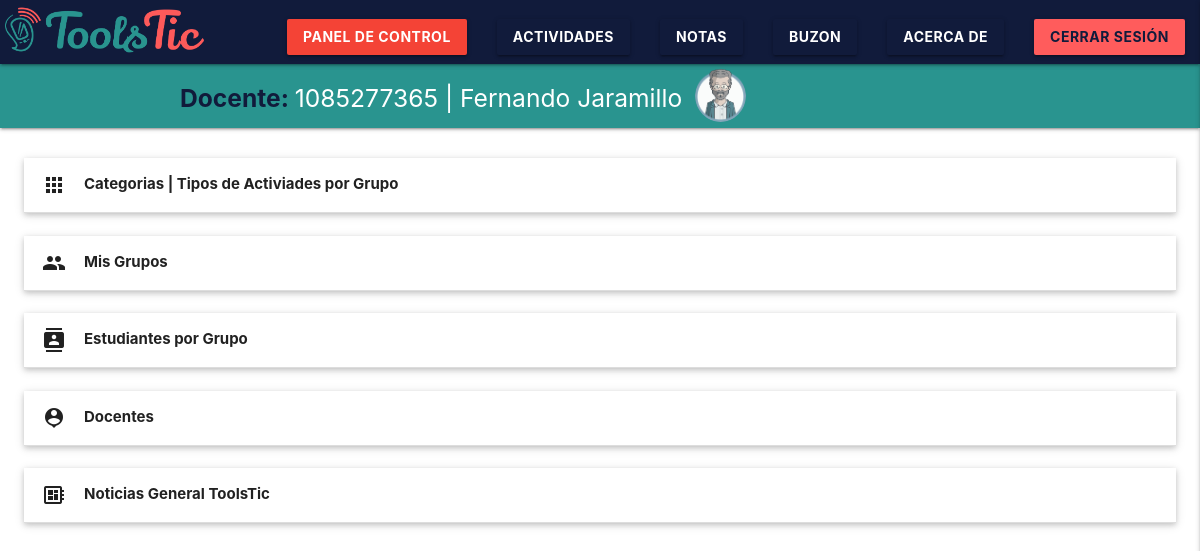
The page /doic/paneldoc.php (signed in) on the database its author committed.
### tables this page shows
CREATE TABLE `docente` (
  `id_docente` int(10) NOT NULL,
  `nombre` varchar(100) NOT NULL,
  `apellido` varchar(100) NOT NULL,
  `correo` varchar(200) NOT NULL,
  `telefono` varchar(10) NOT NULL,
  `foto` varchar(30) NOT NULL,
  `clave` varchar(32) NOT NULL
);

### doic/paneldoc.php (the view, shortened to what this page needs)
<?PHP
$EsAdmin = $_SESSION['admin'];
?>
<!DOCTYPE HTML>
<html lang="en">
<head>
<link rel="stylesheet" type="text/css" href="../css/materialize.css">
<link rel="stylesheet" type="text/css" href="../css/sweetalert.css">
<link rel="stylesheet" type="text/css" href="../css/style.css">
</head>
<body>
<?php include('../php/navdoce.php');?>
<?php
$DatosDocente = mysqli_query($conex,"SELECT * FROM docente WHERE id_docente = '".$_SESSION['docente']."'");
while($RCDD = mysqli_fetch_array($DatosDocente))
{
    $Id_Docente = $RCDD['id_docente'];
    $NomDocente = $RCDD['nombre'];
    $ApellDocente = $RCDD['apellido'];
}
?>
<nav class="hide-on-med-and-down greentools">
    <div class="nav-wrapper container">
      <ul id="nav-mobile" class="">
        <li><h5> <b class="bluetools-text"> Docente: </b> <?php echo $Id_Docente;?> | <?php echo $NomDocente;?> <?php echo $ApellDocente;?></h5></li>
      </ul> &nbsp; &nbsp;
        <img src="../img/docente.png" class="circle brand-logo" height="90%" alt="">
    </div>
</nav>
<br>
<ul class="collapsible popout">
    <li>
        <div class="collapsible-header hoverable"><i class="material-icons">apps</i><b>Categorias | Tipos de Activiades por Grupo</b></div>
    </li>
    <br>
    <li>
      <div class="collapsible-header hoverable"><i class="material-icons">group</i><b>Mis Grupos</b></div>
    </li>
    <br>
    <li>
      <div class="collapsible-header hoverable"><i class="material-icons">contacts</i><b>Estudiantes por Grupo</b></div>
    </li>
    <?php if($EsAdmin == "true") { ?>
    <br>
    <li>
      <div class="collapsible-header hoverable"><i class="material-icons">person_pin</i><b>Docentes</b></div>
    </li>
    <?php }; ?>
    <br>
    <li>
      <div class="collapsible-header hoverable"><i class="material-icons">developer_board</i><b>Noticias General ToolsTic</b></div>
    </li>
</ul>
</body>
</html>

### rows shown on the page
docente: id_docente "1085277365", nombre "Fernando", apellido "Jaramillo"
